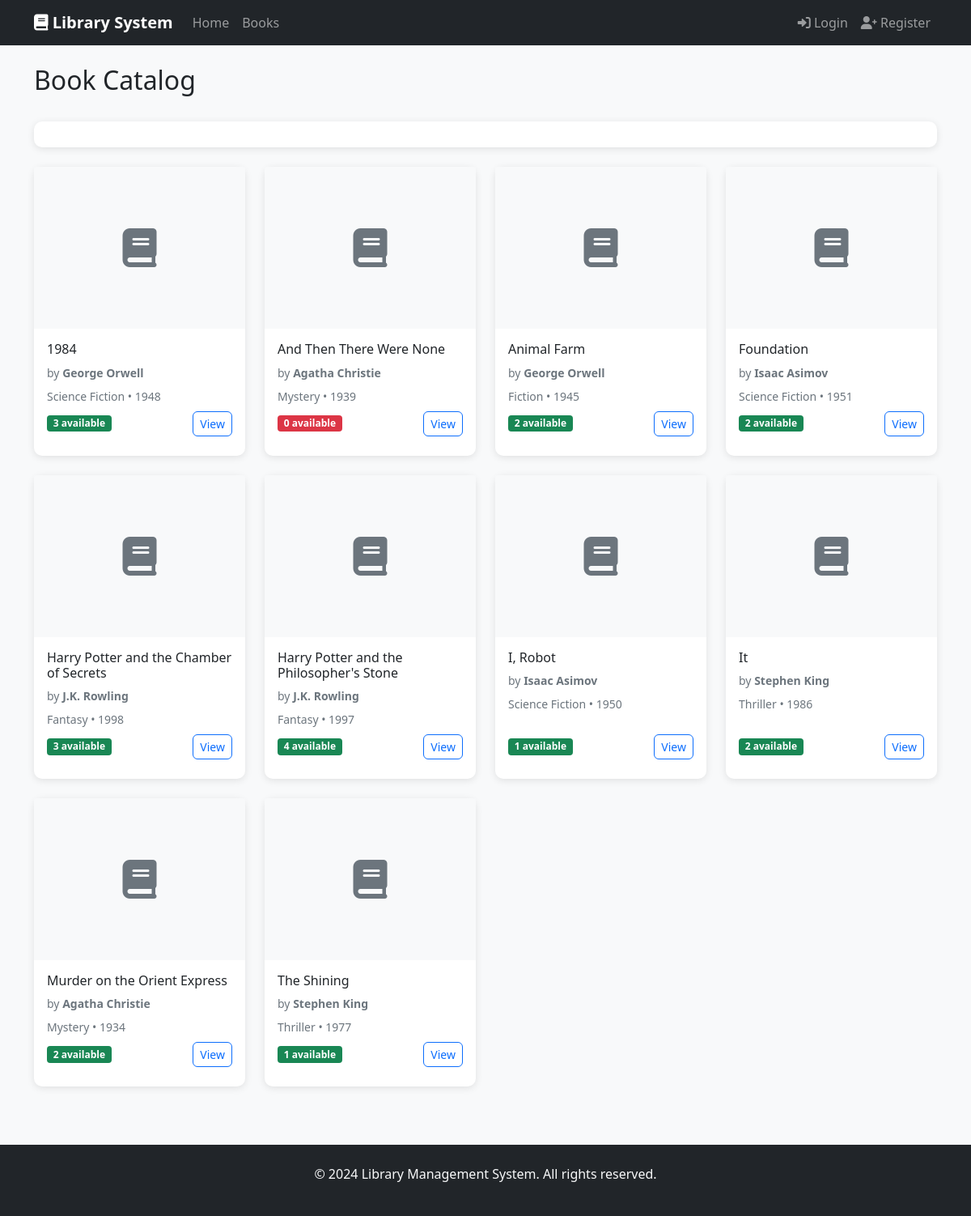
The page /books/ on the database its author committed.
### books/models.py (models this page shows, shortened)
class Book(models.Model):
    title = models.CharField(max_length=200)
    author = models.ForeignKey(Author, on_delete=models.CASCADE, related_name='books')
    isbn = models.CharField(max_length=13, unique=True)
    genre = models.ForeignKey(Genre, on_delete=models.SET_NULL, null=True, related_name='books')
    publication_year = models.IntegerField()
    publisher = models.CharField(max_length=200)
    description = models.TextField(blank=True)
    total_copies = models.IntegerField(default=1)
    available_copies = models.IntegerField(default=1)
    cover_image = models.ImageField(upload_to='book_covers/', null=True, blank=True)
    created_at = models.DateTimeField(auto_now_add=True)
    updated_at = models.DateTimeField(auto_now=True)
    class Meta:
        ordering = ['title']
        indexes = [
            models.Index(fields=['title']),
            models.Index(fields=['isbn']),
            models.Index(fields=['publication_year']),
        ]

class Author(models.Model):
    first_name = models.CharField(max_length=100)
    last_name = models.CharField(max_length=100)
    bio = models.TextField(blank=True)
    date_of_birth = models.DateField(null=True, blank=True)
    date_of_death = models.DateField(null=True, blank=True)
    class Meta:
        ordering = ['last_name', 'first_name']

class Genre(models.Model):
    name = models.CharField(max_length=100, unique=True)
    description = models.TextField(blank=True)
    class Meta:
        ordering = ['name']

### books/views.py (the view, shortened to what this page needs)
# urls.py: path('', views.book_list, name='book_list'),
def book_list(request):
    form = BookSearchForm(request.GET or None)
    books = Book.objects.all().select_related('author', 'genre')
    paginator = Paginator(books, 12)  # 12 книг на страницу
    page_number = request.GET.get('page')
    page_obj = paginator.get_page(page_number)
    genres = Genre.objects.all()
    authors = Author.objects.all()
    return render(request, 'books/book_list.html', {
        'page_obj': page_obj,
        'form': form,
        'genres': genres,
        'authors': authors
    })

### books/templates/books/book_list.html (shortened to what this page needs)
{% extends 'base.html' %}
{% block content %}
<div class="d-flex justify-content-between align-items-center mb-4">
    <h2>Book Catalog</h2>
</div>
<div class="card mb-4">
    <div class="card-body">
    </div>
</div>
{% if page_obj %}
<div class="row">
    {% for book in page_obj %}
    <div class="col-md-4 col-lg-3 mb-4">
        <div class="card h-100">
            {% if book.cover_image %}
            <img src="{{ book.cover_image.url }}" class="card-img-top" alt="{{ book.title }}" style="height: 200px; object-fit: cover;">
            {% else %}
            <div class="card-img-top bg-light d-flex align-items-center justify-content-center" style="height: 200px;">
                <i class="fas fa-book fa-3x text-secondary"></i>
            </div>
            {% endif %}
            <div class="card-body d-flex flex-column">
                <h6 class="card-title">{{ book.title }}</h6>
                <p class="card-text text-muted small mb-2">
                    by <strong>{{ book.author.first_name }} {{ book.author.last_name }}</strong>
                </p>
                <p class="card-text small text-muted mb-2">
                    {{ book.genre.name|default:"No Genre" }} • {{ book.publication_year }}
                </p>
                <div class="mt-auto">
                    <div class="d-flex justify-content-between align-items-center mb-2">
                        <span class="badge {% if book.available_copies > 0 %}bg-success{% else %}bg-danger{% endif %}">
                            {{ book.available_copies }} available
                        </span>
                        <a href="{% url 'book_detail' book.pk %}" class="btn btn-sm btn-outline-primary">View</a>
                    </div>
                </div>
            </div>
        </div>
    </div>
    {% endfor %}
</div>
{% else %}
<div class="alert alert-info text-center">
    <h5>No Books Found</h5>
    <p>No books match your search criteria.</p>
</div>
{% endif %}
{% endblock %}

### templates/base.html (shortened to what this page needs)
<!DOCTYPE html>
<html lang="en">
<head>
    <link href="https://cdn.jsdelivr.net/npm/bootstrap@5.1.3/dist/css/bootstrap.min.css" rel="stylesheet">
    <link href="https://cdnjs.cloudflare.com/ajax/libs/font-awesome/6.0.0/css/all.min.css" rel="stylesheet">
    <link href="/static/css/style.css" rel="stylesheet">
</head>
<body>
    <nav class="navbar navbar-expand-lg navbar-dark bg-dark">
        <div class="container">
            <a class="navbar-brand" href="{% url 'home' %}">
                <i class="fas fa-book"></i> Library System
            </a>
            <div class="collapse navbar-collapse" id="navbarNav">
                <ul class="navbar-nav me-auto">
                    <li class="nav-item">
                        <a class="nav-link" href="{% url 'home' %}">Home</a>
                    </li>
                    <li class="nav-item">
                        <a class="nav-link" href="{% url 'book_list' %}">Books</a>
                    </li>
                </ul>
                <ul class="navbar-nav">
                    {% if user.is_authenticated %}
                    <li class="nav-item dropdown">
                        <a class="nav-link position-relative" href="#" id="notificationsDropdown"
                           role="button" data-bs-toggle="dropdown" aria-expanded="false">
                            <i class="fas fa-bell"></i>
                            <span class="position-absolute top-0 start-100 translate-middle badge rounded-pill bg-danger"
                                  id="notification-badge" style="display: none;">
                                0
                            </span>
                        </a>
                        <ul class="dropdown-menu dropdown-menu-end" aria-labelledby="notificationsDropdown">
                            <li>
                                <h6 class="dropdown-header">Notifications</h6>
                            </li>
                            <li id="notifications-list">
                                <div class="px-3 py-2 text-center">
                                    <div class="spinner-border spinner-border-sm" role="status">
                                        <span class="visually-hidden">Loading...</span>
                                    </div>
                                    <span class="ms-2">Loading notifications...</span>
                                </div>
                            </li>
                            <li><hr class="dropdown-divider"></li>
                            <li>
                                <a class="dropdown-item text-center" href="{% url 'notification_list' %}">
                                    <i class="fas fa-list"></i> View All Notifications
                                </a>
                            </li>
                            <li>
                                <a class="dropdown-item text-center" href="{% url 'notification_preferences' %}">
                                    <i class="fas fa-cog"></i> Notification Settings
                                </a>
                            </li>
                        </ul>
                    </li>
                    <li class="nav-item dropdown">
                        <a class="nav-link dropdown-toggle" href="#" id="navbarDropdown" role="button"
                           data-bs-toggle="dropdown">
                            <i class="fas fa-user"></i> {{ user.first_name|default:user.username }}
                            <small class="badge bg-secondary ms-1">{{ user.get_user_type_display }}</small>
                        </a>
                        <ul class="dropdown-menu dropdown-menu-end">
                            <li><a class="dropdown-item" href="{% url 'profile' %}">
                                <i class="fas fa-id-card"></i> Profile
                            </a></li>
                            <li><a class="dropdown-item" href="{% url 'notification_list' %}">
                                <i class="fas fa-bell"></i> Notifications
                                <span class="badge bg-danger float-end" id="dropdown-notification-badge">0</span>
                            </a></li>
                            <li><a class="dropdown-item" href="{% url 'loan_history' %}">
                                <i class="fas fa-history"></i> Loan History
                            </a></li>
                            <li><hr class="dropdown-divider"></li>
                            <li>
                                <form method="post" action="{% url 'logout' %}" style="display: inline;">
                                    {% csrf_token %}
                                    <button type="submit" class="dropdown-item" style="border: none; background: none; width: 100%; text-align: left;">
                                        <i class="fas fa-sign-out-alt"></i> Logout
                                    </button>
                                </form>
                            </li>
                        </ul>
                    </li>
                    {% else %}
                    <li class="nav-item">
                        <a class="nav-link" href="{% url 'login' %}">
                            <i class="fas fa-sign-in-alt"></i> Login
                        </a>
                    </li>
                    <li class="nav-item">
                        <a class="nav-link" href="{% url 'register' %}">
                            <i class="fas fa-user-plus"></i> Register
                        </a>
                    </li>
                    {% endif %}
                </ul>
            </div>
        </div>
    </nav>
    <div class="container mt-4">
        {% block content %}
        {% endblock %}
    </div>
    <footer class="bg-dark text-light mt-5 py-4">
        <div class="container text-center">
            <p>&copy; 2024 Library Management System. All rights reserved.</p>
        </div>
    </footer>
</body>
</html>

### static/css/style.css (style rules this page uses)
body { background-color: #f8f9fa; }
.navbar-brand { font-weight: bold; }
.card { border: none; border-radius: 10px; box-shadow: 0 2px 10px rgba(0,0,0,0.1); transition: transform 0.2s; }
.badge { font-size: 0.75em; }
.btn { border-radius: 6px; font-weight: 500; }

### rows shown on the page
Book: title "1984", author.first_name "George", author.last_name "Orwell", genre.name "Science Fiction", publication_year "1948", available_copies "3"
Book: title "And Then There Were None", author.first_name "Agatha", author.last_name "Christie", genre.name "Mystery", publication_year "1939", available_copies "0"
Book: title "Animal Farm", author.first_name "George", author.last_name "Orwell", genre.name "Fiction", publication_year "1945", available_copies "2"
Book: title "Foundation", author.first_name "Isaac", author.last_name "Asimov", genre.name "Science Fiction", publication_year "1951", available_copies "2"
Book: title "Harry Potter and the Chamber of Secrets", author.first_name "J.K.", author.last_name "Rowling", genre.name "Fantasy", publication_year "1998", available_copies "3"
Book: title "Harry Potter and the Philosopher's Stone", author.first_name "J.K.", author.last_name "Rowling", genre.name "Fantasy", publication_year "1997", available_copies "4"
Book: title "I, Robot", author.first_name "Isaac", author.last_name "Asimov", genre.name "Science Fiction", publication_year "1950", available_copies "1"
Book: title "It", author.first_name "Stephen", author.last_name "King", genre.name "Thriller", publication_year "1986", available_copies "2"
Book: title "Murder on the Orient Express", author.first_name "Agatha", author.last_name "Christie", genre.name "Mystery", publication_year "1934", available_copies "2"
Book: title "The Shining", author.first_name "Stephen", author.last_name "King", genre.name "Thriller", publication_year "1977", available_copies "1"
